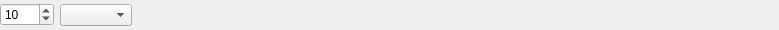
<?xml version="1.0" encoding="UTF-8"?>
<ui version="4.0">
 <class>TimeDurationWidget</class>
 <widget class="QWidget" name="TimeDurationWidget">
  <property name="geometry">
   <rect>
    <x>0</x>
    <y>0</y>
    <width>779</width>
    <height>30</height>
   </rect>
  </property>
  <property name="minimumSize">
   <size>
    <width>0</width>
    <height>30</height>
   </size>
  </property>
  <property name="windowTitle">
   <string/>
  </property>
  <layout class="QHBoxLayout" name="horizontalLayout">
    <property name="leftMargin">
      <number>0</number>
    </property>
    <property name="topMargin">
      <number>0</number>
    </property>
    <property name="rightMargin">
      <number>0</number>
    </property>
    <property name="bottomMargin">
      <number>0</number>
    </property>
    <item>
      <widget class="QSpinBox" name="valueSpinBox">
        <property name="enabled">
          <bool>true</bool>
        </property>
        <property name="correctionMode">
          <enum>QAbstractSpinBox::CorrectToNearestValue</enum>
        </property>
        <property name="maximum">
          <number>9999</number>
        </property>
        <property name="value">
          <number>10</number>
        </property>
      </widget>
    </item>
    <item>
      <widget class="QComboBox" name="periodComboBox">
        <property name="enabled">
          <bool>true</bool>
        </property>
        <property name="currentIndex">
          <number>-1</number>
        </property>
      </widget>
    </item>
    <item>
      <spacer name="horizontalSpacer">
        <property name="orientation">
          <enum>Qt::Horizontal</enum>
        </property>
        <property name="sizeHint" stdset="0">
          <size>
            <width>91</width>
            <height>17</height>
          </size>
        </property>
      </spacer>
    </item>
  </layout>
 </widget>
 <resources/>
 <connections/>
</ui>
